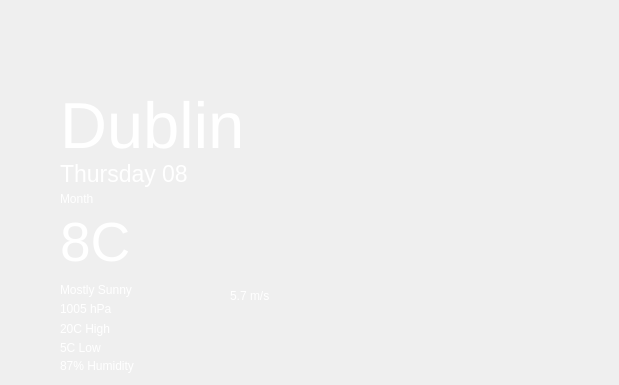
    <widget class="QWidget" name="forecast3Page">
     <widget class="QLabel" name="cityPage3">
      <property name="geometry">
       <rect>
        <x>60</x>
        <y>90</y>
        <width>550</width>
        <height>71</height>
       </rect>
      </property>
      <property name="font">
       <font>
        <pointsize>49</pointsize>
       </font>
      </property>
      <property name="styleSheet">
       <string notr="true">background-color: none;
color: white;</string>
      </property>
      <property name="text">
       <string>Dublin</string>
      </property>
     </widget>
     <widget class="QLabel" name="tempLowPage3">
      <property name="geometry">
       <rect>
        <x>60</x>
        <y>338</y>
        <width>140</width>
        <height>20</height>
       </rect>
      </property>
      <property name="styleSheet">
       <string notr="true">background-color: none;
color: white;</string>
      </property>
      <property name="text">
       <string>5C Low</string>
      </property>
     </widget>
     <widget class="QLabel" name="datePage3">
      <property name="geometry">
       <rect>
        <x>60</x>
        <y>148</y>
        <width>181</width>
        <height>51</height>
       </rect>
      </property>
      <property name="font">
       <font>
        <pointsize>17</pointsize>
       </font>
      </property>
      <property name="styleSheet">
       <string notr="true">background-color: none;
color: white;</string>
      </property>
      <property name="text">
       <string>Thursday 08</string>
      </property>
     </widget>
     <widget class="QLabel" name="descriptionPage3">
      <property name="geometry">
       <rect>
        <x>60</x>
        <y>280</y>
        <width>141</width>
        <height>20</height>
       </rect>
      </property>
      <property name="styleSheet">
       <string notr="true">background-color: none;
color: white;</string>
      </property>
      <property name="text">
       <string>Mostly Sunny</string>
      </property>
     </widget>
     <widget class="QLabel" name="tempHighPage3">
      <property name="geometry">
       <rect>
        <x>60</x>
        <y>319</y>
        <width>141</width>
        <height>20</height>
       </rect>
      </property>
      <property name="styleSheet">
       <string notr="true">background-color: none;
color: white;</string>
      </property>
      <property name="text">
       <string>20C High</string>
      </property>
     </widget>
     <widget class="QLabel" name="windSpeedPage3">
      <property name="geometry">
       <rect>
        <x>230</x>
        <y>280</y>
        <width>90</width>
        <height>31</height>
       </rect>
      </property>
      <property name="styleSheet">
       <string notr="true">background-color: none;
color: white;</string>
      </property>
      <property name="text">
       <string>5.7 m/s </string>
      </property>
     </widget>
     <widget class="QLabel" name="pressurePage3">
      <property name="geometry">
       <rect>
        <x>60</x>
        <y>299</y>
        <width>141</width>
        <height>20</height>
       </rect>
      </property>
      <property name="styleSheet">
       <string notr="true">background-color: none;
color: white;</string>
      </property>
      <property name="text">
       <string>1005 hPa</string>
      </property>
     </widget>
     <widget class="QLabel" name="monthPage3">
      <property name="geometry">
       <rect>
        <x>60</x>
        <y>189</y>
        <width>141</width>
        <height>20</height>
       </rect>
      </property>
      <property name="styleSheet">
       <string notr="true">background-color: none;
color: white;</string>
      </property>
      <property name="text">
       <string>Month</string>
      </property>
     </widget>
     <widget class="QLabel" name="humidityPage3">
      <property name="geometry">
       <rect>
        <x>60</x>
        <y>356</y>
        <width>141</width>
        <height>20</height>
       </rect>
      </property>
      <property name="styleSheet">
       <string notr="true">background-color: none;
color: white;</string>
      </property>
      <property name="text">
       <string>87% Humidity</string>
      </property>
     </widget>
     <widget class="QLabel" name="tempPage3">
      <property name="geometry">
       <rect>
        <x>60</x>
        <y>206</y>
        <width>110</width>
        <height>71</height>
       </rect>
      </property>
      <property name="font">
       <font>
        <pointsize>41</pointsize>
       </font>
      </property>
      <property name="styleSheet">
       <string notr="true">background-color: none;
color: white;</string>
      </property>
      <property name="text">
       <string>8C</string>
      </property>
     </widget>
     <widget class="QLabel" name="windIconPage3">
      <property name="geometry">
       <rect>
        <x>200</x>
        <y>280</y>
        <width>30</width>
        <height>30</height>
       </rect>
      </property>
      <property name="styleSheet">
       <string notr="true">background-color: none;
</string>
      </property>
      <property name="text">
       <string/>
      </property>
     </widget>
     <widget class="QLabel" name="weatherIconPage3">
      <property name="geometry">
       <rect>
        <x>190</x>
        <y>160</y>
        <width>96</width>
        <height>96</height>
       </rect>
      </property>
      <property name="styleSheet">
       <string notr="true">background-color: none;</string>
      </property>
      <property name="text">
       <string/>
      </property>
     </widget>
    </widget>
